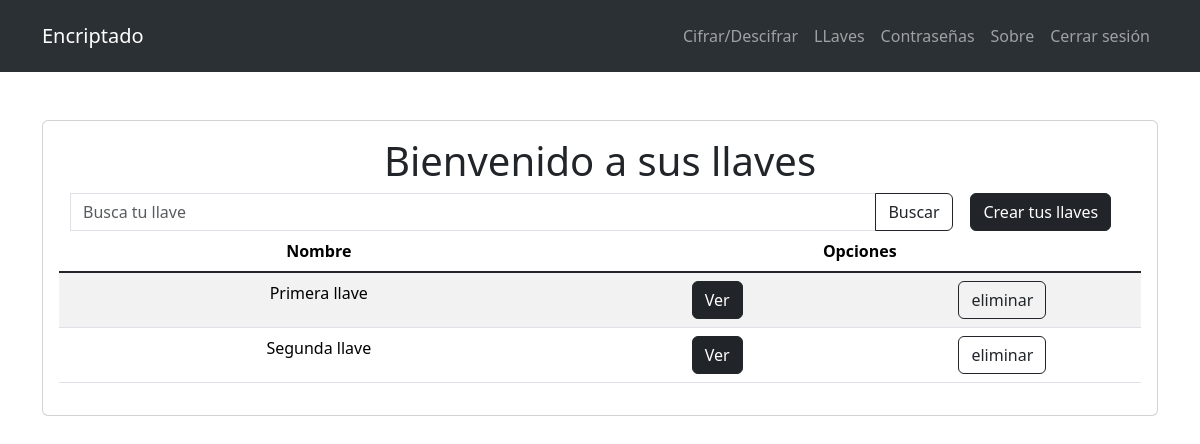
Page /keys/Keys_Page/ (signed in) on the earlier database version.
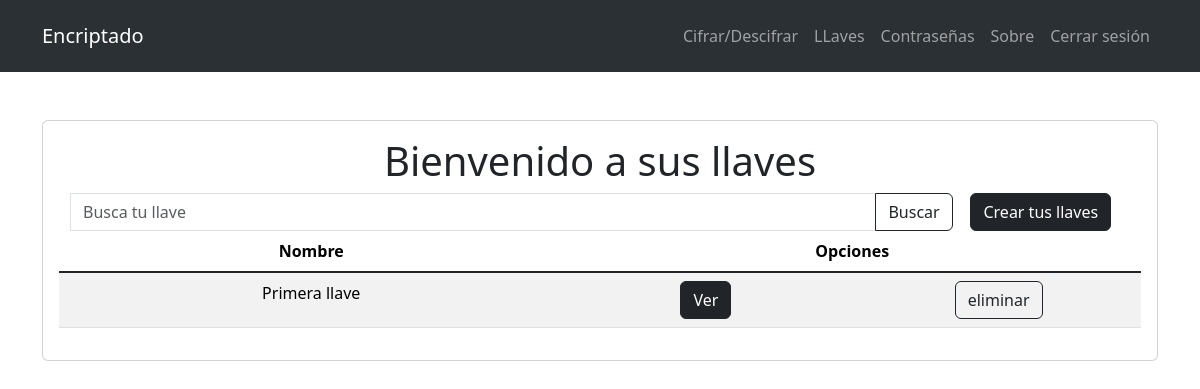
Same page on the later database version.
### core/Keys_Users/models.py (models this page shows)
class Keys_users(models.Model):
    user = models.ForeignKey(Users_EncrytedPage, on_delete=models.CASCADE)
    key_name = models.CharField(max_length=100)
    key_public = models.CharField(max_length=200)
    key_private = models.CharField(max_length=200)

### core/Keys_Users/views.py (the view, shortened to what this page needs)
# urls.py: path("Keys_Page/", views.keys_page, name="Keys_Page"),
@login_required
def keys_page(request):
    keys_users = Keys_users.objects.filter(user=request.user)
    cookie_pin = request.COOKIES.get("cookie_pin")
    master_key = Users.objects.get(username=request.user).master_key
    if request.method == "GET":
        keys_users_exist = False if not keys_users else True
        master_key_exist = True if master_key else False
        return render(
            request,
            "Keys_page.html",
            {
                "keys_exist": keys_users_exist,
                "cookie": cookie_pin,
                "master_key_exist": master_key_exist,
                "keys": keys_users,
                "form": MasterKeyForm,
            },
        )

### core/Users_EncrytedPage/models.py (called while the page is built)
    def __str__(self):
        return self.username

### templates/Keys_page.html (shortened to what this page needs)
{% extends 'components/Encabezado.html' %} {% block content %}
    <main class="container mt-5">
        <section class="card card-body">
            {% if keys_exist %}
                <h1 class="text-center">Bienvenido a sus llaves</h1>
                <form action="" method="get" name="form_find_password">
                    <div class="container overflow-hidden text-center">
                        <div class="row g-0">
                            <div class="col-sm-6 col-md-10">
                                <div class="input-group">
                                    <input type="text" class="form-control" name="search"
                                           placeholder="Busca tu llave"
                                           aria-label="Recipient's username" aria-describedby="button-addon2"
                                           autocomplete="off">
                                    <button class="btn btn-outline-dark" type="submit" id="button-addon2">Buscar
                                    </button>
                                </div>
                            </div>
                            <div class="col-6 col-md-2 ">
                                {% if cookie %}
                                    <a class="btn btn-dark" href="{% url 'CreateKeys_Page' %}">Crear
                                        tus llaves</a>
                                {% else %}
                                    <button class="btn btn-dark " type="button"
                                            data-bs-toggle="modal" data-bs-target="#staticBackdrop">
                                        Crear tus llaves
                                    </button>
                                {% endif %}
                            </div>
                        </div>
                    </div>
                </form>
                <table class="table table-striped text-center">
                    <thead>
                    <tr>
                        <th scope="col">Nombre</th>
                        <th scope="col">Opciones</th>
                    </tr>
                    </thead>
                    <tbody class="table-group-divider text-center">
                    {% for key in keys %}
                        <tr>
                            <td>{{ key.key_name }}</td>
                            <td>
                                <div class="row">
                                    <div class="col g-0"><a class="btn btn-dark" href="#">Ver</a></div>
                                    <div class="col g-0">
                                        <form action="" method="post" id="form_delete_password">
                                            <button class="btn btn-outline-dark" type="submit">
                                                eliminar
                                            </button>
                                        </form>
                                    </div>
                                </div>
                            </td>
                        </tr>
                    {% endfor %}
                    </tbody>
                </table>
            {% endif %}
        </section>
    </main>
{% endblock %}

### templates/components/Encabezado.html (shortened to what this page needs)
{% load static %}
<!DOCTYPE html>
<html lang="es">
<head>
    <link rel="stylesheet" href="{% static 'style.css' %}"/>
    <link rel="stylesheet" href="https://cdn.jsdelivr.net/npm/bootstrap@5.3.2/dist/css/bootstrap.min.css"/>
</head>
<body>
<div class="Encabezado">
    <nav class="navbar bg-dark navbar-expand-lg bg-body-tertiary p-3" data-bs-theme="dark">
        <div class="container">
            <a class="navbar-brand" href="{% url 'home' %}">Encriptado</a>
            <div class="collapse navbar-collapse" id="navbarNavDropdown">
                <ul class="navbar-nav ms-auto">
                    {% if user.is_authenticated %}
                        <li class="nav-item">
                            <a class="nav-link" href="{% url 'dec_cif' %}">Cifrar/Descifrar</a>
                        </li>
                        <li class="nav-item">
                            <a class="nav-link" href="{% url 'Keys_Page' %}">LLaves</a>
                        </li>
                        <li class="nav-item">
                            <a class="nav-link" href="{% url 'Passwords_Page' %}">Contraseñas</a>
                        </li>
                        <li class="nav-item">
                            <a class="nav-link" href="{% url 'about' %}">Sobre</a>
                        </li>
                        <li class="nav-item">
                            <a class="nav-link" href="{% url 'logout' %}">Cerrar sesión</a>
                        </li>
                    {% endif %}
                </ul>
            </div>
        </div>
    </nav>
</div>
{% block content %} {% endblock %}
</body>
</html>

### static/styles/style.css (style rules this page uses)
#form_delete_password { max-height: 38px; }

Differences in the rows shown:
removed Keys_users: key_name "Segunda llave"
